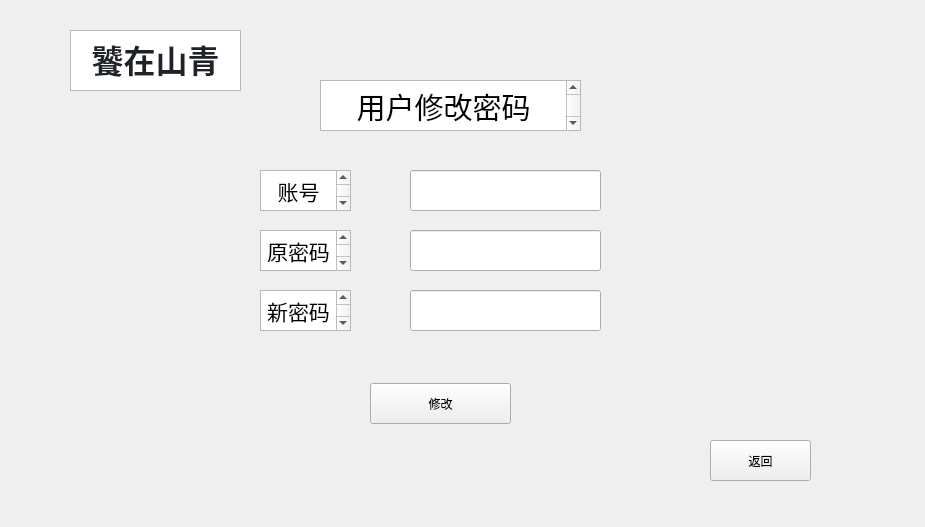
<?xml version="1.0" encoding="UTF-8"?>
<ui version="4.0">
 <class>userspasswordchange</class>
 <widget class="QWidget" name="userspasswordchange">
  <property name="geometry">
   <rect>
    <x>0</x>
    <y>0</y>
    <width>925</width>
    <height>527</height>
   </rect>
  </property>
  <property name="windowTitle">
   <string>Form</string>
  </property>
  <widget class="QTextBrowser" name="textBrowser_5">
   <property name="geometry">
    <rect>
     <x>260</x>
     <y>230</y>
     <width>91</width>
     <height>41</height>
    </rect>
   </property>
   <property name="html">
    <string>&lt;!DOCTYPE HTML PUBLIC &quot;-//W3C//DTD HTML 4.0//EN&quot; &quot;http://www.w3.org/TR/REC-html40/strict.dtd&quot;&gt;
&lt;html&gt;&lt;head&gt;&lt;meta name=&quot;qrichtext&quot; content=&quot;1&quot; /&gt;&lt;meta charset=&quot;utf-8&quot; /&gt;&lt;style type=&quot;text/css&quot;&gt;
p, li { white-space: pre-wrap; }
hr { height: 1px; border-width: 0; }
li.unchecked::marker { content: &quot;\2610&quot;; }
li.checked::marker { content: &quot;\2612&quot;; }
&lt;/style&gt;&lt;/head&gt;&lt;body style=&quot; font-family:'Microsoft YaHei UI'; font-size:9pt; font-weight:400; font-style:normal;&quot;&gt;
&lt;p align=&quot;center&quot; style=&quot; margin-top:0px; margin-bottom:0px; margin-left:0px; margin-right:0px; -qt-block-indent:0; text-indent:0px;&quot;&gt;&lt;span style=&quot; font-size:16pt;&quot;&gt;原密码&lt;/span&gt;&lt;/p&gt;&lt;/body&gt;&lt;/html&gt;</string>
   </property>
  </widget>
  <widget class="QTextBrowser" name="textBrowser_3">
   <property name="geometry">
    <rect>
     <x>260</x>
     <y>170</y>
     <width>91</width>
     <height>41</height>
    </rect>
   </property>
   <property name="html">
    <string>&lt;!DOCTYPE HTML PUBLIC &quot;-//W3C//DTD HTML 4.0//EN&quot; &quot;http://www.w3.org/TR/REC-html40/strict.dtd&quot;&gt;
&lt;html&gt;&lt;head&gt;&lt;meta name=&quot;qrichtext&quot; content=&quot;1&quot; /&gt;&lt;meta charset=&quot;utf-8&quot; /&gt;&lt;style type=&quot;text/css&quot;&gt;
p, li { white-space: pre-wrap; }
hr { height: 1px; border-width: 0; }
li.unchecked::marker { content: &quot;\2610&quot;; }
li.checked::marker { content: &quot;\2612&quot;; }
&lt;/style&gt;&lt;/head&gt;&lt;body style=&quot; font-family:'Microsoft YaHei UI'; font-size:9pt; font-weight:400; font-style:normal;&quot;&gt;
&lt;p align=&quot;center&quot; style=&quot; margin-top:0px; margin-bottom:0px; margin-left:0px; margin-right:0px; -qt-block-indent:0; text-indent:0px;&quot;&gt;&lt;span style=&quot; font-size:16pt;&quot;&gt;账号&lt;/span&gt;&lt;/p&gt;&lt;/body&gt;&lt;/html&gt;</string>
   </property>
  </widget>
  <widget class="QLineEdit" name="oldpassword">
   <property name="geometry">
    <rect>
     <x>410</x>
     <y>230</y>
     <width>191</width>
     <height>41</height>
    </rect>
   </property>
  </widget>
  <widget class="QTextBrowser" name="textBrowser_2">
   <property name="geometry">
    <rect>
     <x>320</x>
     <y>80</y>
     <width>261</width>
     <height>51</height>
    </rect>
   </property>
   <property name="html">
    <string>&lt;!DOCTYPE HTML PUBLIC &quot;-//W3C//DTD HTML 4.0//EN&quot; &quot;http://www.w3.org/TR/REC-html40/strict.dtd&quot;&gt;
&lt;html&gt;&lt;head&gt;&lt;meta name=&quot;qrichtext&quot; content=&quot;1&quot; /&gt;&lt;meta charset=&quot;utf-8&quot; /&gt;&lt;style type=&quot;text/css&quot;&gt;
p, li { white-space: pre-wrap; }
hr { height: 1px; border-width: 0; }
li.unchecked::marker { content: &quot;\2610&quot;; }
li.checked::marker { content: &quot;\2612&quot;; }
&lt;/style&gt;&lt;/head&gt;&lt;body style=&quot; font-family:'Microsoft YaHei UI'; font-size:9pt; font-weight:400; font-style:normal;&quot;&gt;
&lt;p align=&quot;center&quot; style=&quot; margin-top:0px; margin-bottom:0px; margin-left:0px; margin-right:0px; -qt-block-indent:0; text-indent:0px;&quot;&gt;&lt;span style=&quot; font-size:22pt;&quot;&gt;用户修改密码&lt;/span&gt;&lt;/p&gt;&lt;/body&gt;&lt;/html&gt;</string>
   </property>
  </widget>
  <widget class="QLineEdit" name="newpassword">
   <property name="geometry">
    <rect>
     <x>410</x>
     <y>290</y>
     <width>191</width>
     <height>41</height>
    </rect>
   </property>
  </widget>
  <widget class="QTextBrowser" name="textBrowser">
   <property name="geometry">
    <rect>
     <x>70</x>
     <y>30</y>
     <width>171</width>
     <height>61</height>
    </rect>
   </property>
   <property name="html">
    <string>&lt;!DOCTYPE HTML PUBLIC &quot;-//W3C//DTD HTML 4.0//EN&quot; &quot;http://www.w3.org/TR/REC-html40/strict.dtd&quot;&gt;
&lt;html&gt;&lt;head&gt;&lt;meta name=&quot;qrichtext&quot; content=&quot;1&quot; /&gt;&lt;meta charset=&quot;utf-8&quot; /&gt;&lt;style type=&quot;text/css&quot;&gt;
p, li { white-space: pre-wrap; }
hr { height: 1px; border-width: 0; }
li.unchecked::marker { content: &quot;\2610&quot;; }
li.checked::marker { content: &quot;\2612&quot;; }
&lt;/style&gt;&lt;/head&gt;&lt;body style=&quot; font-family:'Microsoft YaHei UI'; font-size:9pt; font-weight:400; font-style:normal;&quot;&gt;
&lt;p align=&quot;center&quot; style=&quot; margin-top:0px; margin-bottom:0px; margin-left:0px; margin-right:0px; -qt-block-indent:0; text-indent:0px;&quot;&gt;&lt;span style=&quot; font-family:'-apple-system','BlinkMacSystemFont','Segoe UI','Noto Sans','Helvetica','Arial','sans-serif','Apple Color Emoji','Segoe UI Emoji'; font-size:24pt; font-weight:700; color:#1f2328; background-color:#ffffff;&quot;&gt;饕在山青&lt;/span&gt;&lt;/p&gt;&lt;/body&gt;&lt;/html&gt;</string>
   </property>
  </widget>
  <widget class="QLineEdit" name="account">
   <property name="geometry">
    <rect>
     <x>410</x>
     <y>170</y>
     <width>191</width>
     <height>41</height>
    </rect>
   </property>
  </widget>
  <widget class="QTextBrowser" name="textBrowser_4">
   <property name="geometry">
    <rect>
     <x>260</x>
     <y>290</y>
     <width>91</width>
     <height>41</height>
    </rect>
   </property>
   <property name="html">
    <string>&lt;!DOCTYPE HTML PUBLIC &quot;-//W3C//DTD HTML 4.0//EN&quot; &quot;http://www.w3.org/TR/REC-html40/strict.dtd&quot;&gt;
&lt;html&gt;&lt;head&gt;&lt;meta name=&quot;qrichtext&quot; content=&quot;1&quot; /&gt;&lt;meta charset=&quot;utf-8&quot; /&gt;&lt;style type=&quot;text/css&quot;&gt;
p, li { white-space: pre-wrap; }
hr { height: 1px; border-width: 0; }
li.unchecked::marker { content: &quot;\2610&quot;; }
li.checked::marker { content: &quot;\2612&quot;; }
&lt;/style&gt;&lt;/head&gt;&lt;body style=&quot; font-family:'Microsoft YaHei UI'; font-size:9pt; font-weight:400; font-style:normal;&quot;&gt;
&lt;p align=&quot;center&quot; style=&quot; margin-top:0px; margin-bottom:0px; margin-left:0px; margin-right:0px; -qt-block-indent:0; text-indent:0px;&quot;&gt;&lt;span style=&quot; font-size:16pt;&quot;&gt;新密码&lt;/span&gt;&lt;/p&gt;&lt;/body&gt;&lt;/html&gt;</string>
   </property>
  </widget>
  <widget class="QPushButton" name="change">
   <property name="geometry">
    <rect>
     <x>370</x>
     <y>383</y>
     <width>141</width>
     <height>41</height>
    </rect>
   </property>
   <property name="text">
    <string>修改</string>
   </property>
  </widget>
  <widget class="QPushButton" name="back">
   <property name="geometry">
    <rect>
     <x>710</x>
     <y>440</y>
     <width>101</width>
     <height>41</height>
    </rect>
   </property>
   <property name="text">
    <string>返回</string>
   </property>
  </widget>
 </widget>
 <resources/>
 <connections/>
</ui>
